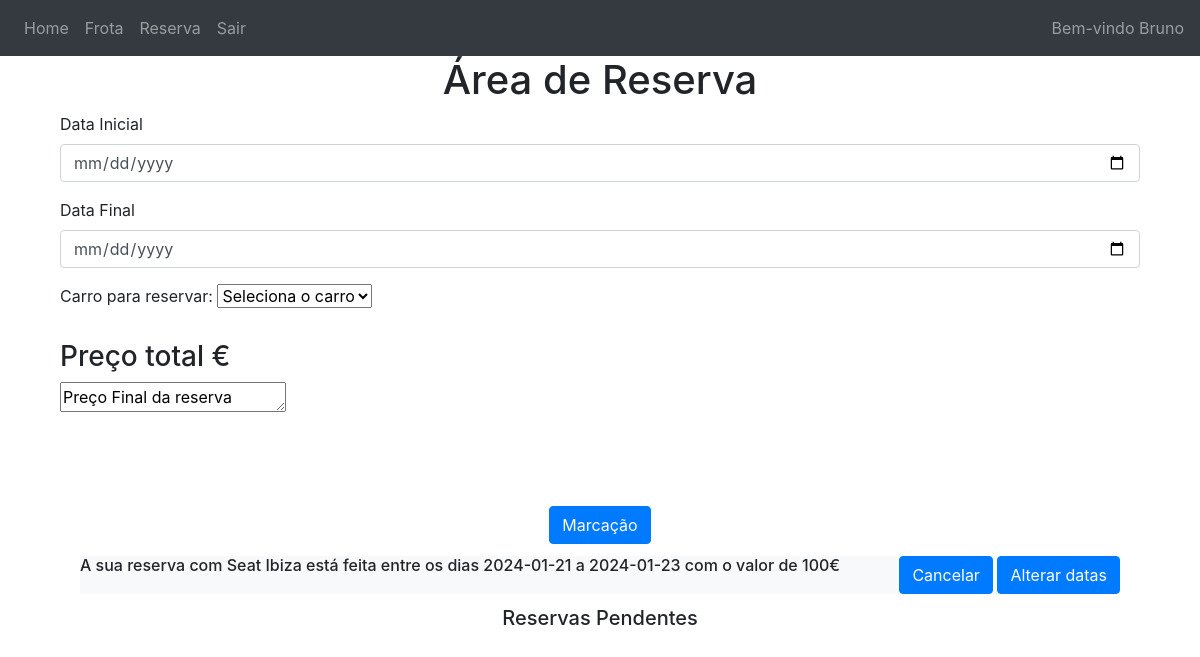
The page /rent-a-car (signed in) on the database as committed earlier.
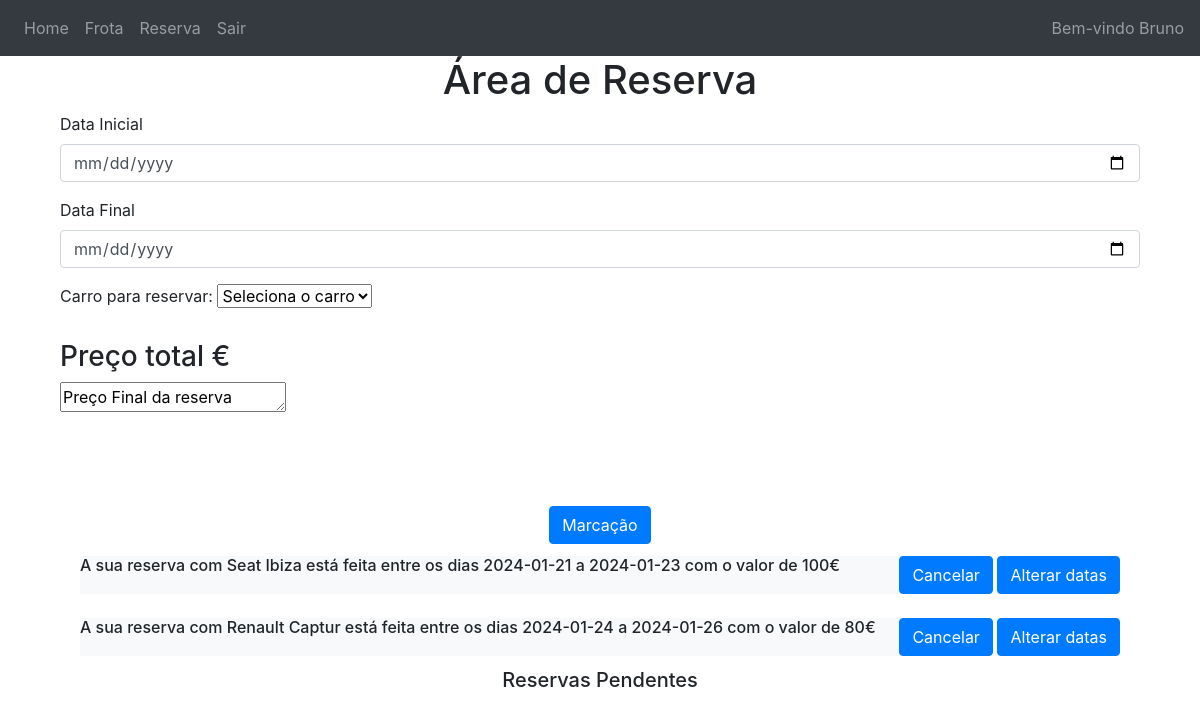
The same page on the database as committed later.
### website/models.py (models this page shows)
class Utilizador(db.Model, UserMixin):
    id = db.Column(db.Integer, primary_key=True)
    email = db.Column(db.String(150), unique=True)
    nome = db.Column(db.String(150))
    apelido = db.Column(db.String(150))
    datanascimento = db.Column(db.Date())
    password = db.Column(db.String(150))
    reservas = db.relationship('Reservas')

class Reservas(db.Model):
    id = db.Column(db.Integer, primary_key=True)
    carro_marca = db.Column(db.String(150))
    carro_modelo = db.Column(db.String(150))
    carro_matricula = db.Column(db.String(150), db.ForeignKey('modelo.matricula'))
    date = db.Column(db.DateTime(timezone=True), default=func.now())  # usar registo temporal as reservas dos carros
    data_inicial = db.Column(db.Date())
    data_final = db.Column(db.Date())
    preco_total = db.Column(db.Integer)
    divida = db.Column(db.Integer)
    pagamento = db.Column(db.Integer, default=0)
    utilizador_id = db.Column(db.Integer, db.ForeignKey('utilizador.id'))  # usar este codigo para definir reservas

### website/views.py (the view, shortened to what this page needs)
@views.route('/rent-a-car', methods=['GET', 'POST'])
@login_required
def get_brand():
    modelos_marca = []
    carro = Carro.query.all()
    modelos_antes = Modelo.query.all()
    for modelo in modelos_antes:
        reserva = Reservas.query.filter_by(carro_matricula=modelo.matricula).first()
        concluida = Reservas.query.filter(Reservas.data_final <
                                          dataHoje, Reservas.carro_matricula == modelo.matricula).all()
        if reserva and reserva.pagamento == 0 and reserva.date.day < doisDias.day:
            Reservas.query.filter_by(carro_matricula=modelo.matricula).delete()
        if reserva or dataHoje > modelo.data_proxima_revisao or dataLegal > modelo.data_ultima_legalizacao:
            modelo.disponivel = 0
        elif concluida:
            modelo.disponivel = 1
        else:
            modelo.disponivel = 1
    db.session.commit()
    return render_template("rent-a-car.html", utilizador=current_user, carro=carro,
                           dataHoje=dataHoje, dataAmanha=dataAmanha)

### website/__init__.py (called while the page is built)
def create_app():
    app = Flask(__name__, static_url_path='/static')
    app.config['SECRET_KEY'] = 'v'
    app.config['SQLALCHEMY_DATABASE_URI'] = f'sqlite:///{DB_NAME}'
    db.init_app(app)
    from .views import views
    from .auth import auth
    app.register_blueprint(views, url_prefix='/')
    app.register_blueprint(auth, url_prefix='/')
    from .models import Utilizador, Reservas, Carro, Modelo
    create_database(app)
    login_manager = LoginManager()
    login_manager.login_view = 'auth.login'
    login_manager.init_app(app)
    @login_manager.user_loader
    def load_user(id):
        return Utilizador.query.get(int(id))
    return app

### website/templates/rent-a-car.html (shortened to what this page needs)
{%extends "base.html"%}
{% block content%}
<div class="container">
    <h1 align="center">Área de Reserva</h1>
    <form method="POST" action='/rent-a-car/reservar'>
        {%if dataHoje and dataAmanha%}
        <div class="form-group">
            <label for="dataInicial" >Data Inicial </label>
            <input type="date"
                   class="form-control"
                   id="dataInicial"
                   name="dataInicial"
                   min="{{ dataHoje }}"
                   placeholder="dd/mm/yyyy" onchange="precoTotal()" >
        </div>
        <div class="form-group" >
            <label for="dataFinal" >Data Final</label>
            <input type="date"
                   class="form-control"
                   id="dataFinal"
                   name="dataFinal"
                   min="{{ dataAmanha}}"
                   placeholder="dd/mm/yyyy" onchange="precoTotal()" >
        </div>
        {%endif%}
        <label for="model">Carro para reservar:</label>
        <select name="car" id="car" onchange="getModel()"  >
            <option value="">Seleciona o carro</option>
        </select>
        <br><br>
        <div class="form-group" >
            <h3>Preço total €</h3>
            <textarea id="preco_total" name="preco_total" rows="1" cols="20" readonly >Preço Final da reserva  </textarea>
        </div>
        <br>
        <br><br>
        <div align="center">
            <button type="submit" class="btn btn-primary"> Marcação</button>
        </div>
    </form>
    <ul class="list-group list-group-flush" id="reservas">
        {% for reserva in utilizador.reservas %}
        {%if reserva.pagamento==1%}
        <li class="list-group-item" style="
    border-bottom-width: 0;background-color: transparent;">
            <div class="bg-light m-0 d-flex justify-content-between "  >
                <div class="bg-light d-inline">
                    <h6>
                    A sua reserva com {{reserva.carro_marca}} {{reserva.carro_modelo}} está feita entre os dias {{reserva.data_inicial}} a {{reserva.data_final}} com o valor de {{reserva.preco_total}}€
               </h6>
                </div>
                <div class="text-right d-inline">
                    <form method='POST' action='/eliminar/{{ reserva.id }}' class="d-inline-block">
                        <button type="submit" class="btn btn-primary" value='{{ reserva.id }}'>
                            Cancelar
                        </button>
                    </form>
                    <form method='POST' action='/alterar-datas' class="d-inline-block ">
                        <button type="submit" class="btn btn-primary">
                            Alterar datas
                        </button>
                    </form>
                </div>
            </div>
        </li>
            {%endif%}
        {% endfor %}
    </ul>
</div>
<div class="container">
    <div class="text-center">
        <h5>Reservas Pendentes</h5>
    </div>
</div>
{% endblock%}

### website/templates/base.html (shortened to what this page needs)
<!DOCTYPE html>
<html lang="en">
<head>
    <link
            rel="stylesheet"
            href="https://stackpath.bootstrapcdn.com/bootstrap/4.4.1/css/bootstrap.min.css"
    />
    <link
            rel="stylesheet"
            href="https://stackpath.bootstrapcdn.com/font-awesome/4.7.0/css/font-awesome.min.css"
    />
</head>
<body>
<nav class="navbar navbar-expand-lg navbar-dark bg-dark">
    <div class="collapse navbar-collapse" id="navbar">
        <div class="navbar-nav">
            {%if utilizador.is_authenticated %}
            <a class="nav-item nav-link" id="home" href="/">Home</a>
            <a class="nav-item nav-link" id="carList" href="/carList">Frota</a>
            <a class="nav-item nav-link" id="rent-a-car" href="/rent-a-car">Reserva</a>
            <a class="nav-item nav-link" id="logout" href="/logout">Sair</a>
            {% else %}
            <a class="nav-item nav-link" id="login" href="/login">Entrar</a>
            <a class="nav-item nav-link" id="signUp" href="/sign-up">Regsitar</a>
            {%endif%}
        </div>
    </div>
    {%if utilizador.is_authenticated %}
    <span class="nav-item" style="color: rgba(255,255,255,.5);margin-left: auto;">Bem-vindo {{utilizador.nome}}</span>
    {%endif%}
</nav>
<div class="container">{% block content%}{% endblock%}</div>
</body>
</html>

Rows that differ between the two databases and show on the page:
added Reservas: carro_marca "Renault", carro_modelo "Captur", data_inicial "2024-01-24", data_final "2024-01-26", preco_total "80", {{ reserva.id }} 12 (drawn)
